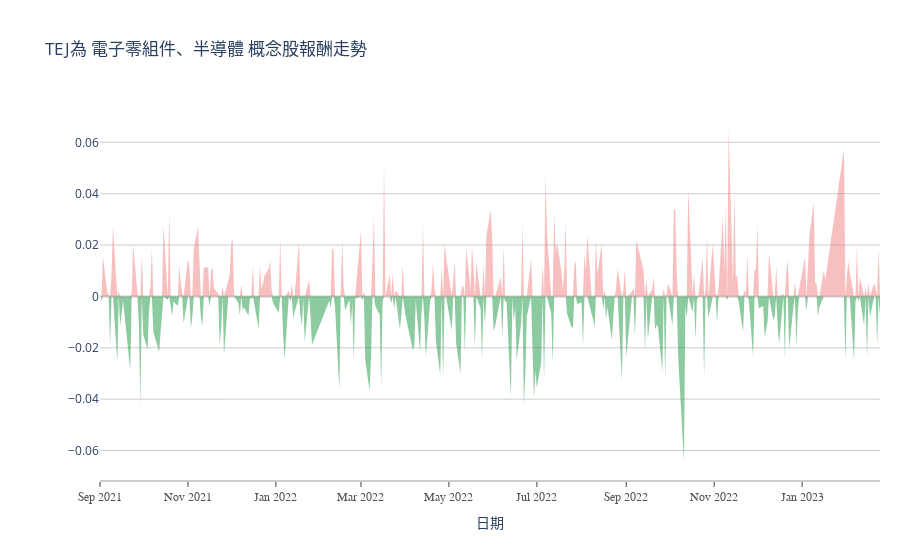

Write notebook code for a chart like this one.
### Code cell
import pandas as pd
import plotly.express as px
import plotly.graph_objects as go
import plotly.figure_factory as ff  # 圖形工廠
from plotly.subplots import make_subplots  # 繪製子圖
import numpy as np
import schedule
import psycopg2
import psycopg2.extras as extras
from sqlalchemy import create_engine

cluster = pd.read_csv('/Users/yuchun/Revenue/ML_Cluster/cluster_industry.csv')
industry = pd.read_csv('/Users/yuchun/Revenue/ML_Cluster/industry.csv')
daily_trading = pd.read_csv('/Users/yuchun/Revenue/ML_Cluster/daily_trading.csv', low_memory=False).drop('Unnamed: 0', axis=1)
group = pd.merge(industry, cluster.loc[:, ['歆凱分組', '代號']], on='代號', how='left').drop('Unnamed: 0', axis=1)

def latest_return(data):
    data['近一日漲跌％'] = round(data.Close.pct_change(1), 4)
    data['近一週漲跌％'] = round(data.Close.pct_change(5), 4)
    data['近一月漲跌％'] = round(data.Close.pct_change(20), 4)
    return data

st_input = '2330'

lookup = np.where(st_input.isnumeric() == True, '代號', '名稱')
group_num = group[group[lookup].astype(str) == st_input]['歆凱分組'].values[0]

if np.isnan(group_num) == True:
    group_num = group[group[lookup].astype(str) == st_input]['industry_title'].values[0]
    group_data = group[group['industry_title'] == group_num]
    group_title = 'ML並無分類，在TEJ為 '+['、'.join(group_data.new_industry.drop_duplicates().to_list())][0] + ' 概念股報酬走勢'

else:
    group_data = group[group['歆凱分組'] == group_num]
    group_title = 'TEJ為 '+['、'.join(group_data.new_industry.drop_duplicates().to_list())][0] + ' 概念股報酬走勢'


df = daily_trading[daily_trading.st_code.isin(group_data['代號'].astype(str))]
df = df.groupby('st_code', as_index=False).apply(latest_return)

latest = df.loc[:, ['st_code', 'st_name', '近一日漲跌％','近一週漲跌％','近一月漲跌％']].drop_duplicates('st_code', keep='last')
latest = latest.rename({'st_code':'代號', 'st_name':'名稱'}, axis=1)
group_return = df.groupby('date', as_index=False).agg({'近一日漲跌％':'mean', '近一週漲跌％':'mean', '近一月漲跌％':'mean'})
group_return_latest = group_return.tail(1)

mask = group_return['近一日漲跌％'] >= 0
group_return['ret_above'] = np.where(mask, group_return['近一日漲跌％'], 0)
group_return['ret_below'] = np.where(mask, 0, group_return['近一日漲跌％'])

fig = go.Figure(go.Scatter(
    y=group_return['ret_above'],
    x=group_return.date, 
    fill='tozeroy',
    fillcolor='rgba(240, 128, 128, 0.5)',
    opacity=0.5, 
    mode='none',
    text=group_return['近一日漲跌％']))

fig.add_trace(go.Scatter(
    y=group_return['ret_below'],
    x=group_return.date, 
    fill='tozeroy',
    fillcolor='rgba(26,150,65,0.5)',
    opacity=0.5, 
    mode='none',
    text=group_return['近一日漲跌％']))

fig.update_xaxes(
    showspikes=True, 
    spikecolor="rgb(204, 204, 204)", 
    spikemode="across", 
    spikethickness=0.1
    )

fig.update_layout(
#     hovermode='x',
    title = group_title,
    xaxis=dict(
        showline=True,
        showgrid=False,
        showticklabels=True,
        linecolor='rgb(204, 204, 204)',
        linewidth=2,
        ticks='outside',
        tickfont=dict(
            family='Arial',
            size=12,
            color='rgb(82, 82, 82)',
        ),
    ),
    yaxis=dict(
        showgrid=True,
        zeroline=True,
        zerolinecolor='rgb(204, 204, 204)',
        gridcolor='rgb(204, 204, 204)',
        showline=False,
        showticklabels=True,
    ),
    autosize=False,
    margin=dict(
        autoexpand=False,
        l=100,
        r=20,
        t=110,
    ),
    showlegend=False,
    plot_bgcolor='white'

)
fig.update_xaxes(title='日期')
fig.show()

### Figure 1 — Plotly figure (JSON) as saved in the notebook; plotly's stock layout.template omitted (floating-point values rounded to 4 significant figures; data arrays with more than 128 entries replaced by an {"elided": "..."} marker saying what was removed)
{"data": [{"fill": "tozeroy", "fillcolor": "rgba(240, 128, 128, 0.5)", "mode": "none", "opacity": 0.5, "text": {"elided": "361 float values"}, "type": "scatter", "x": {"elided": "361 str values"}, "y": {"elided": "361 float values"}}, {"fill": "tozeroy", "fillcolor": "rgba(26,150,65,0.5)", "mode": "none", "opacity": 0.5, "text": {"elided": "361 float values"}, "type": "scatter", "x": {"elided": "361 str values"}, "y": {"elided": "361 float values"}}], "layout": {"autosize": false, "margin": {"autoexpand": false, "l": 100, "r": 20, "t": 110}, "plot_bgcolor": "white", "showlegend": false, "title": {"text": "TEJ為 電子零組件、半導體 概念股報酬走勢"}, "xaxis": {"linecolor": "rgb(204, 204, 204)", "linewidth": 2, "showgrid": false, "showline": true, "showspikes": true, "showticklabels": true, "spikecolor": "rgb(204, 204, 204)", "spikemode": "across", "spikethickness": 0.1, "tickfont": {"color": "rgb(82, 82, 82)", "family": "Arial", "size": 12}, "ticks": "outside", "title": {"text": "日期"}}, "yaxis": {"gridcolor": "rgb(204, 204, 204)", "showgrid": true, "showline": false, "showticklabels": true, "zeroline": true, "zerolinecolor": "rgb(204, 204, 204)"}}}
